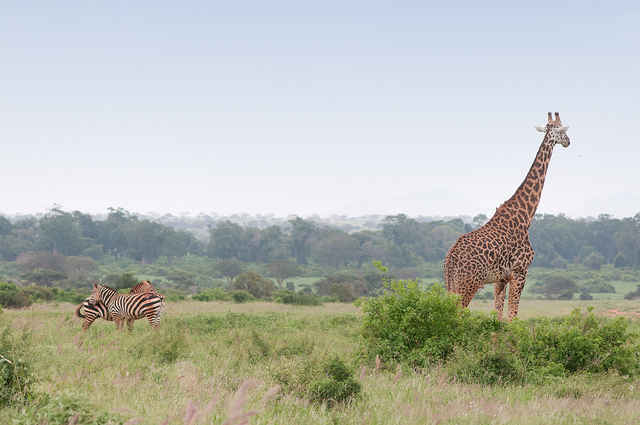
#> input picture 8_图像平滑/1.jpg, 640 x 425 px
$ python blur.py
#> lines starting #> are read from the running program, lines starting #| are printed output that depends on the picture
import numpy as np
import cv2 as cv
from matplotlib import pyplot as plt

img = cv.imread('1.jpg')
#> img is the input picture: shape (425, 640, 3); mean B, G, R 175.9, 184.8, 181.4
img = cv.cvtColor(img, cv.COLOR_BGR2RGB)

# 平均模糊 - 仅获取内核区域下所有像素的平均值，并替换中心元素
blur = cv.blur(img, (5, 5))
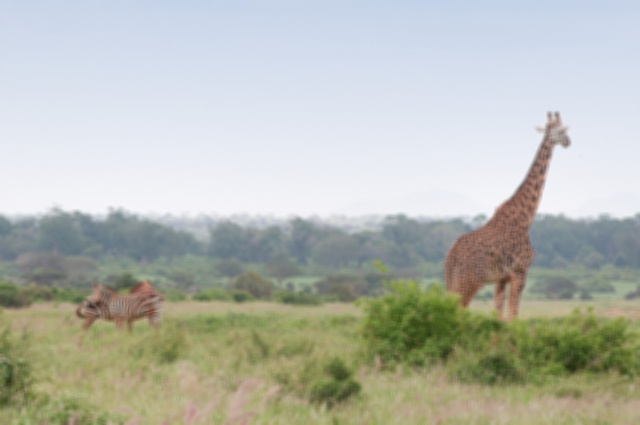
#> blur: shape (425, 640, 3); mean R, G, B 181.4, 184.8, 175.9
# 高斯模糊 - 指定内核的宽度和高度，该宽度和高度应为正数和奇数
gaussian_blur = cv.GaussianBlur(img, (5, 5), 0)
# 中位模糊 - 提取内核区域下所有像素的中值，并将中心元素替换为该中值。这对于消除图像中的椒盐噪声非常有效。
median_blur = cv.medianBlur(img, 5)
# 双边滤波 - 在去除噪声的同时保持边缘清晰锐利非常有效。但是，与其他过滤器相比，该操作速度较慢
bilateral_blur = cv.bilateralFilter(img, 9, 75, 75)

plt.subplot(231), plt.imshow(img), plt.title('Original')
plt.xticks([]),  plt.yticks([])

plt.subplot(232), plt.imshow(blur), plt.title('AverageBlurred')
plt.xticks([]),  plt.yticks([])

plt.subplot(233), plt.imshow(gaussian_blur), plt.title('GaussianBlurred')
plt.xticks([]),  plt.yticks([])

plt.subplot(234), plt.imshow(median_blur), plt.title('MedianBlurred')
plt.xticks([]),  plt.yticks([])

plt.subplot(235), plt.imshow(bilateral_blur), plt.title('BilateralBlurred')
plt.xticks([]),  plt.yticks([])

plt.show()
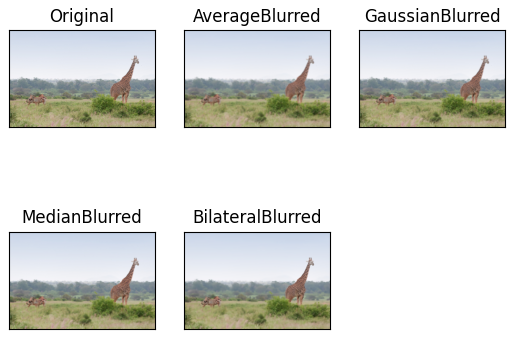
#> figure drawn by matplotlib, 5 panels
